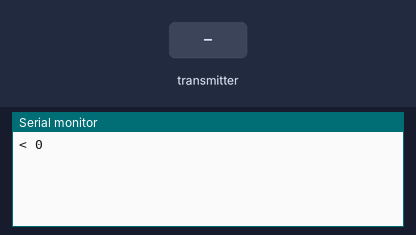
Bench run of a sketch on a simulated Arduino Uno, built with avr-gcc and run on an emulated ATmega328P. Parts: the last lines printed to the serial monitor. The test bench sets the inputs (shaded band). No radio packets arrive unless stated.

Above: at 1.2 s.
1.3 s: the transmitter starts sending v = 0
At 1.37 s:
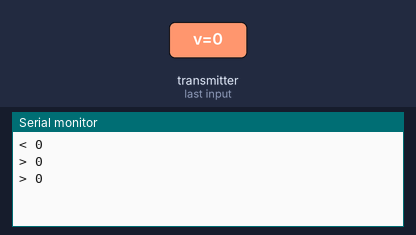
3.2 s: the transmitter starts sending v = 64
At 3.27 s:
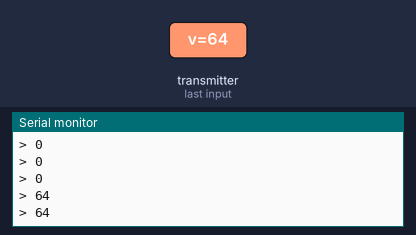
Timing chart, 0 to 6.2 s (numbered marks = the images above; inputs shaded):
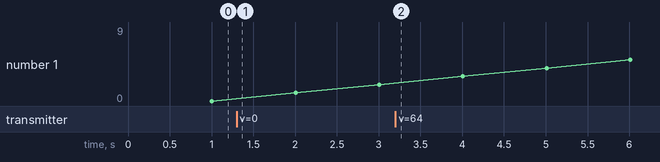

The sketch:

nrf-tx-rx-par.ino
```cpp
#include <SPI.h>
#include <nRF24L01.h>
#include <RF24.h>

byte V = 0;
const uint64_t pipe =  0xAABBCCDDEELL;
RF24 radio(8,7);

void setup() {
  // put your setup code here, to run once:
    Serial.begin(9600);
    radio.begin();
    //radio.disableCRC();
    radio.setPayloadSize(1);
    radio.setAutoAck(false);              // true by default
    radio.setDataRate(RF24_2MBPS);
    radio.openWritingPipe(pipe);
    radio.startListening();
}

void loop() {
  static unsigned long old = millis();
  unsigned long now = millis();

  if (now >= old+1000) {
    old = now;
    Serial.print("< ");
    Serial.println(V);
    radio.stopListening();
    radio.write(&V, 1);
    radio.startListening();
    V++;
  }

  if (radio.available()) {
      byte v;
      radio.read(&v, 1);
      Serial.print("> ");
      Serial.println(v);
  }
}
```

Measured:
- after the input at 1.3 s, the serial monitor: prints a new line at once (image 1)
- after the input at 3.2 s, the serial monitor: prints a new line at once (image 2)
